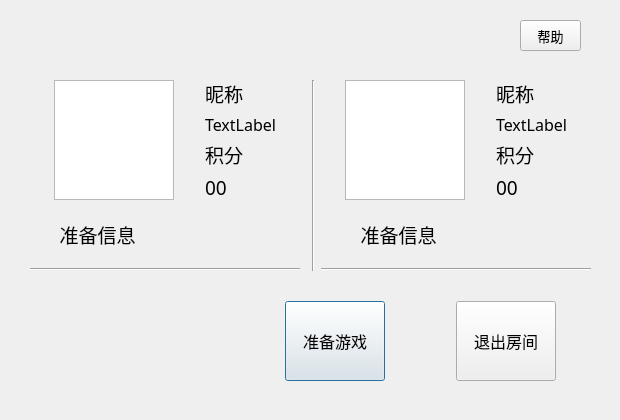
<?xml version="1.0" encoding="UTF-8"?>
<ui version="4.0">
 <class>room</class>
 <widget class="QDialog" name="room">
  <property name="geometry">
   <rect>
    <x>0</x>
    <y>0</y>
    <width>620</width>
    <height>420</height>
   </rect>
  </property>
  <property name="minimumSize">
   <size>
    <width>620</width>
    <height>420</height>
   </size>
  </property>
  <property name="maximumSize">
   <size>
    <width>620</width>
    <height>420</height>
   </size>
  </property>
  <property name="windowTitle">
   <string>Dialog</string>
  </property>
  <widget class="QToolButton" name="toolButton">
   <property name="geometry">
    <rect>
     <x>520</x>
     <y>20</y>
     <width>61</width>
     <height>31</height>
    </rect>
   </property>
   <property name="minimumSize">
    <size>
     <width>15</width>
     <height>15</height>
    </size>
   </property>
   <property name="font">
    <font>
     <family>黑体</family>
     <pointsize>10</pointsize>
    </font>
   </property>
   <property name="text">
    <string>帮助</string>
   </property>
  </widget>
  <widget class="QWidget" name="layoutWidget_3">
   <property name="geometry">
    <rect>
     <x>220</x>
     <y>300</y>
     <width>401</width>
     <height>82</height>
    </rect>
   </property>
   <layout class="QHBoxLayout" name="horizontalLayout_4">
    <item>
     <spacer name="horizontalSpacer_4">
      <property name="orientation">
       <enum>Qt::Horizontal</enum>
      </property>
      <property name="sizeHint" stdset="0">
       <size>
        <width>40</width>
        <height>20</height>
       </size>
      </property>
     </spacer>
    </item>
    <item>
     <widget class="QPushButton" name="pushButton_2">
      <property name="minimumSize">
       <size>
        <width>100</width>
        <height>80</height>
       </size>
      </property>
      <property name="font">
       <font>
        <family>黑体</family>
        <pointsize>12</pointsize>
       </font>
      </property>
      <property name="text">
       <string>准备游戏</string>
      </property>
     </widget>
    </item>
    <item>
     <spacer name="horizontalSpacer_9">
      <property name="orientation">
       <enum>Qt::Horizontal</enum>
      </property>
      <property name="sizeHint" stdset="0">
       <size>
        <width>20</width>
        <height>20</height>
       </size>
      </property>
     </spacer>
    </item>
    <item>
     <widget class="QPushButton" name="pushButton">
      <property name="minimumSize">
       <size>
        <width>100</width>
        <height>80</height>
       </size>
      </property>
      <property name="font">
       <font>
        <family>黑体</family>
        <pointsize>12</pointsize>
       </font>
      </property>
      <property name="text">
       <string>退出房间</string>
      </property>
     </widget>
    </item>
    <item>
     <spacer name="horizontalSpacer_10">
      <property name="orientation">
       <enum>Qt::Horizontal</enum>
      </property>
      <property name="sizeHint" stdset="0">
       <size>
        <width>40</width>
        <height>20</height>
       </size>
      </property>
     </spacer>
    </item>
   </layout>
  </widget>
  <widget class="QWidget" name="layoutWidget">
   <property name="geometry">
    <rect>
     <x>30</x>
     <y>80</y>
     <width>561</width>
     <height>191</height>
    </rect>
   </property>
   <layout class="QHBoxLayout" name="horizontalLayout">
    <item>
     <layout class="QVBoxLayout" name="verticalLayout_2">
      <item>
       <layout class="QHBoxLayout" name="horizontalLayout_3">
        <item>
         <spacer name="horizontalSpacer_7">
          <property name="orientation">
           <enum>Qt::Horizontal</enum>
          </property>
          <property name="sizeHint" stdset="0">
           <size>
            <width>40</width>
            <height>20</height>
           </size>
          </property>
         </spacer>
        </item>
        <item>
         <widget class="QGraphicsView" name="graphicsView_2">
          <property name="minimumSize">
           <size>
            <width>120</width>
            <height>120</height>
           </size>
          </property>
          <property name="maximumSize">
           <size>
            <width>120</width>
            <height>120</height>
           </size>
          </property>
         </widget>
        </item>
        <item>
         <spacer name="horizontalSpacer_3">
          <property name="orientation">
           <enum>Qt::Horizontal</enum>
          </property>
          <property name="sizeHint" stdset="0">
           <size>
            <width>40</width>
            <height>20</height>
           </size>
          </property>
         </spacer>
        </item>
        <item>
         <layout class="QVBoxLayout" name="verticalLayout_6">
          <item>
           <layout class="QVBoxLayout" name="verticalLayout_7">
            <item>
             <widget class="QLabel" name="label_3">
              <property name="minimumSize">
               <size>
                <width>50</width>
                <height>20</height>
               </size>
              </property>
              <property name="font">
               <font>
                <family>黑体</family>
                <pointsize>14</pointsize>
               </font>
              </property>
              <property name="text">
               <string>昵称</string>
              </property>
             </widget>
            </item>
            <item>
             <widget class="QLabel" name="label_7">
              <property name="minimumSize">
               <size>
                <width>0</width>
                <height>20</height>
               </size>
              </property>
              <property name="font">
               <font>
                <family>黑体</family>
                <pointsize>12</pointsize>
               </font>
              </property>
              <property name="text">
               <string>TextLabel</string>
              </property>
             </widget>
            </item>
           </layout>
          </item>
          <item>
           <layout class="QVBoxLayout" name="verticalLayout_8">
            <item>
             <widget class="QLabel" name="label_8">
              <property name="minimumSize">
               <size>
                <width>50</width>
                <height>20</height>
               </size>
              </property>
              <property name="font">
               <font>
                <family>黑体</family>
                <pointsize>14</pointsize>
               </font>
              </property>
              <property name="text">
               <string>积分</string>
              </property>
             </widget>
            </item>
            <item>
             <widget class="QLabel" name="label_9">
              <property name="minimumSize">
               <size>
                <width>50</width>
                <height>20</height>
               </size>
              </property>
              <property name="font">
               <font>
                <family>黑体</family>
                <pointsize>14</pointsize>
               </font>
              </property>
              <property name="text">
               <string>00</string>
              </property>
             </widget>
            </item>
           </layout>
          </item>
         </layout>
        </item>
        <item>
         <spacer name="horizontalSpacer_8">
          <property name="orientation">
           <enum>Qt::Horizontal</enum>
          </property>
          <property name="sizeHint" stdset="0">
           <size>
            <width>40</width>
            <height>20</height>
           </size>
          </property>
         </spacer>
        </item>
       </layout>
      </item>
      <item>
       <widget class="QLabel" name="label_10">
        <property name="minimumSize">
         <size>
          <width>50</width>
          <height>50</height>
         </size>
        </property>
        <property name="font">
         <font>
          <family>黑体</family>
          <pointsize>14</pointsize>
         </font>
        </property>
        <property name="text">
         <string>      准备信息</string>
        </property>
       </widget>
      </item>
      <item>
       <widget class="Line" name="line_3">
        <property name="orientation">
         <enum>Qt::Horizontal</enum>
        </property>
       </widget>
      </item>
     </layout>
    </item>
    <item>
     <widget class="Line" name="line_2">
      <property name="orientation">
       <enum>Qt::Horizontal</enum>
      </property>
     </widget>
    </item>
    <item>
     <widget class="Line" name="line">
      <property name="orientation">
       <enum>Qt::Vertical</enum>
      </property>
     </widget>
    </item>
    <item>
     <layout class="QVBoxLayout" name="verticalLayout">
      <item>
       <layout class="QHBoxLayout" name="horizontalLayout_2">
        <item>
         <spacer name="horizontalSpacer_5">
          <property name="orientation">
           <enum>Qt::Horizontal</enum>
          </property>
          <property name="sizeHint" stdset="0">
           <size>
            <width>40</width>
            <height>20</height>
           </size>
          </property>
         </spacer>
        </item>
        <item>
         <widget class="QGraphicsView" name="graphicsView">
          <property name="minimumSize">
           <size>
            <width>120</width>
            <height>120</height>
           </size>
          </property>
          <property name="maximumSize">
           <size>
            <width>120</width>
            <height>120</height>
           </size>
          </property>
         </widget>
        </item>
        <item>
         <spacer name="horizontalSpacer_2">
          <property name="orientation">
           <enum>Qt::Horizontal</enum>
          </property>
          <property name="sizeHint" stdset="0">
           <size>
            <width>40</width>
            <height>20</height>
           </size>
          </property>
         </spacer>
        </item>
        <item>
         <layout class="QVBoxLayout" name="verticalLayout_5">
          <item>
           <layout class="QVBoxLayout" name="verticalLayout_3">
            <item>
             <widget class="QLabel" name="label">
              <property name="minimumSize">
               <size>
                <width>50</width>
                <height>20</height>
               </size>
              </property>
              <property name="font">
               <font>
                <family>黑体</family>
                <pointsize>14</pointsize>
               </font>
              </property>
              <property name="text">
               <string>昵称</string>
              </property>
             </widget>
            </item>
            <item>
             <widget class="QLabel" name="label_2">
              <property name="minimumSize">
               <size>
                <width>0</width>
                <height>20</height>
               </size>
              </property>
              <property name="font">
               <font>
                <family>黑体</family>
                <pointsize>12</pointsize>
               </font>
              </property>
              <property name="text">
               <string>TextLabel</string>
              </property>
             </widget>
            </item>
           </layout>
          </item>
          <item>
           <layout class="QVBoxLayout" name="verticalLayout_4">
            <item>
             <widget class="QLabel" name="label_4">
              <property name="minimumSize">
               <size>
                <width>50</width>
                <height>20</height>
               </size>
              </property>
              <property name="font">
               <font>
                <family>黑体</family>
                <pointsize>14</pointsize>
               </font>
              </property>
              <property name="text">
               <string>积分</string>
              </property>
             </widget>
            </item>
            <item>
             <widget class="QLabel" name="label_5">
              <property name="minimumSize">
               <size>
                <width>50</width>
                <height>20</height>
               </size>
              </property>
              <property name="font">
               <font>
                <family>黑体</family>
                <pointsize>14</pointsize>
               </font>
              </property>
              <property name="text">
               <string>00</string>
              </property>
             </widget>
            </item>
           </layout>
          </item>
         </layout>
        </item>
        <item>
         <spacer name="horizontalSpacer_6">
          <property name="orientation">
           <enum>Qt::Horizontal</enum>
          </property>
          <property name="sizeHint" stdset="0">
           <size>
            <width>40</width>
            <height>20</height>
           </size>
          </property>
         </spacer>
        </item>
       </layout>
      </item>
      <item>
       <widget class="QLabel" name="label_6">
        <property name="minimumSize">
         <size>
          <width>50</width>
          <height>50</height>
         </size>
        </property>
        <property name="font">
         <font>
          <family>黑体</family>
          <pointsize>14</pointsize>
         </font>
        </property>
        <property name="text">
         <string>        准备信息</string>
        </property>
       </widget>
      </item>
      <item>
       <widget class="Line" name="line_4">
        <property name="orientation">
         <enum>Qt::Horizontal</enum>
        </property>
       </widget>
      </item>
     </layout>
    </item>
   </layout>
  </widget>
 </widget>
 <resources/>
 <connections/>
</ui>
